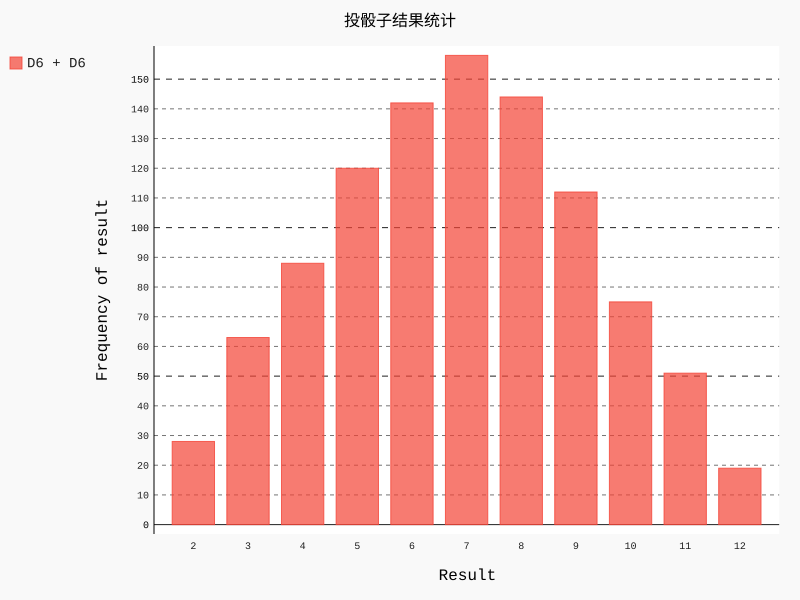

Generate this figure with Python:
from die import Die
import pygal

die_1 = Die()
die_2 = Die()

results = []
for roll_num in range(1000):
    result = die_1.roll() + die_2.roll()
    results.append(result)

# 分析结果
frequencies = []
max_result = die_1.num_sides + die_2.num_sides
for value in range(2, max_result+1):
    frequency = results.count(value)
    frequencies.append(frequency)

# print(frequencies)
# 对结果进行可视化
hist = pygal.Bar()

hist.title = "投骰子结果统计"
hist.x_labels = ['2', '3', '4', '5', '6', '7', '8', '9', '10', '11', '12']
hist.x_title = "Result"
hist.y_title = "Frequency of result"

hist.add('D6 + D6', frequencies)
hist.render_to_file('die_visual.svg')
